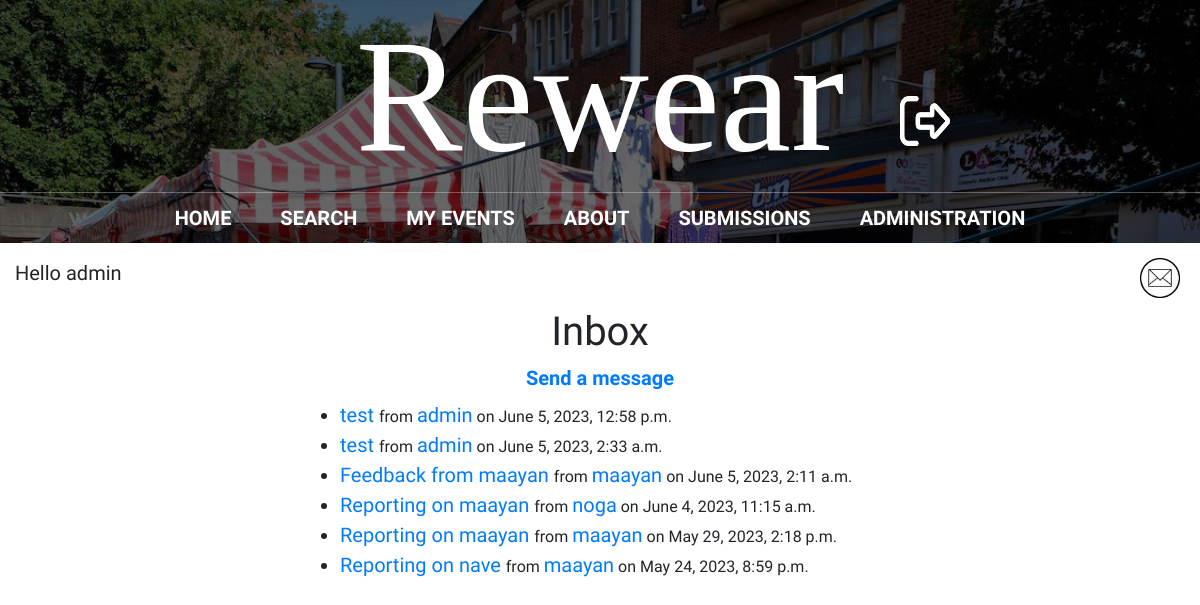
The page /inbox/ (signed in) on the database its author committed.
### main/models.py (models this page shows)
class Message(models.Model):
    sender = models.ForeignKey(User, on_delete=models.CASCADE, related_name='sent_messages')
    recipient = models.ForeignKey(User, on_delete=models.CASCADE, related_name='received_messages')
    subject = models.CharField(max_length=255)
    body = models.TextField()
    from django.utils import timezone
    created_at = models.DateTimeField(default=timezone.now)
    is_read = models.BooleanField(default=False)

### main/views.py (the view)
# urls.py: path("inbox/", views.inbox, name="inbox"),
@login_required
def inbox(request):
    messages = Message.objects.filter(recipient=request.user)
    new_mail = new_messages(request.user.username)
    return render(request, 'main/inbox.html', {'messages': messages, 'new_mail': new_mail})

### main/views.py (called while the page is built)
def new_messages(username):
    try:
        messages = Message.objects.filter(recipient=User.objects.filter(username=username)[0])
        for m in messages:
            if not m.is_read:
                return True
        return False
    except:
        return False

### main/templates/main/inbox.html (shortened to what this page needs)
{% extends 'main/base.html' %}
{% block content %}
  <center><h2>Inbox</h2>
    <a href="/send_message/"><h5><b>Send a message</b></h5></a>
  {% if messages %}
    <ul class="mail">
      {% for message in messages reversed %}
        <li{% if not message.is_read %} style="font-weight: bold;"{% endif %}>
          <a href="/message_detail/{{message.id}}">
            {% if not message.is_read %}
              <big><b>{{ message.subject }}</b></big>
            {% else %}
              {{ message.subject }}
            {% endif %}
          </a>
          {% if not message.is_read %}
            from <a href="/profile/{{ message.sender.username }}">{{ message.sender.username }}</a> on {{ message.created_at }}
          {% else %}
            <small>from <a href="/profile/{{ message.sender.username }}">{{ message.sender.username }}</a> on {{ message.created_at }}</small>
          {% endif %}
        </li>
      {% endfor %}
    </ul>
  {% else %}
    <p>No messages.</p></center>
  {% endif %}
{% endblock %}

### main/templates/main/base.html (shortened to what this page needs)
{% load static %}
<!doctype html>
<html>
	<head>
		<link rel="stylesheet" href="https://stackpath.bootstrapcdn.com/bootstrap/4.3.1/css/bootstrap.min.css">
		<link rel="stylesheet" href="{% static 'css/styles.css' %}">
	</head>
	<body>
	<div id = "content", name = "content">
		<div class="row justify-content-center">
			<div class="col-12">
					<header class="main-header">
						<h1 id="header-title" class="header-name header-name-large" style="text-align: center; position: relative;">Rewear
							{% if user.is_authenticated %}
								<span class="header-photo-wrapper">
									<a href="/logout">
										<img src="{% static 'media/logout.png' %}" alt="logout" class="header-photo" width="50" height="50">
									</a>
								</span>
							{% endif %}
						</h1>
						<nav class="nav main-nav">
							<ul>
								<li><a href="/">Home</a></li>
								{% if user.is_authenticated %}
									<li><a href="/search_page/">Search</a></li>
									<li><a href="/my_events/{{request.user.id}}">My Events</a></li>
								{% endif %}
								<li><a href="/about/">About</a></li>
								{% if user.is_authenticated and user.is_superuser %}
									<li><a href="/submissions/">Submissions
									</a></li>
									<li><a href="/admin/">Administration</a></li>
								{% elif user.is_authenticated and user.is_active%}
								<li><a href="/profile/">My Profile</a></li>
								{% endif %}
							</ul>
						</nav>
					</header>
			{% if user.is_authenticated %}
			<p style="text-align:left;margin:15px;">
				<td><left>Hello {{request.user.username}}</left></td>
				<span style="float:right;">
					{% if new_mail %}
						<a href="/inbox" style="text-decoration:none">
							<img src='{% static "media/new_mail.png" %}' alt="inbox" height=40px width=40px class="animation">&nbsp;
						</a>
					{% else %}
						<a href="/inbox" style="text-decoration:none">
							<img src='{% static "media/mail_icon.png" %}' alt="inbox" height=40px width=40px class="mail_icon">&nbsp;
						</a>
					{% endif %}
				</span>
			</p>
			{% endif %}
				{% block content %}
				{% endblock %}
			</div>
		</div>
	</div>
	</body>
</html>

### static/css/styles.css (style rules this page uses)
* { box-sizing: border-box; font-family: Raleway; }
html, body { margin: 0; padding: 0; }
.nav ul { margin: 0; padding: 0; }
.nav li { display: inline; }
.nav a { display: inline-block; padding: .5em; color: white; text-decoration: none; }
.main-nav { text-align: center; font-size: 1.1em; font-weight: lighter; display: inline; }
.main-nav li { padding: 0 1%; }
.main-header { background-color: rgba(0, 0, 0, .6); background-image: url("../media/Header Background.jpeg"); background-blend-mode: multiply; background-size: cover; }
.header-name { text-align: center; margin: 0; font-size: 4em; font-family: "Arvo"; font-weight: normal; color: white; border-bottom: 1px solid rgba(255, 255, 255, .3) }
.header-name-large { font-size: 8em; }

### main/templates/main/base.html (style rules this page uses)
* { font-size: 20px; }
nav li a { text-transform: uppercase; font-weight: bold; }
.header-photo-wrapper { position: absolute; top: 50%; left: 75%; transition: transform 0.2s ease; opacity: 1; transition: transform 0.2s ease, opacity 0.2s ease; }
.header-photo-wrapper::after { content: "Logout"; position: absolute; top: 105%; left: 50%; transform: translateX(-50%); opacity: 0; transition: opacity 0.2s ease; }
.header-name { text-align: center; position: relative; max-width: 100%; width: 100%; white-space: nowrap; overflow: hidden; text-overflow: ellipsis; }
.mail_icon { transition: transform 0.2s ease; }

### rows shown on the page
Message: subject "test", sender.username "admin", created_at "June 5, 2023, 12:58 p.m."
Message: subject "test", sender.username "admin", created_at "June 5, 2023, 2:33 a.m."
Message: subject "Feedback from maayan", sender.username "maayan", created_at "June 5, 2023, 2:11 a.m."
Message: subject "Reporting on maayan", sender.username "noga", created_at "June 4, 2023, 11:15 a.m."
Message: subject "Reporting on maayan", sender.username "maayan", created_at "May 29, 2023, 2:18 p.m."
Message: subject "Reporting on nave", sender.username "maayan", created_at "May 24, 2023, 8:59 p.m."

### other values the page prints
{{ request.user.username }} "admin"
